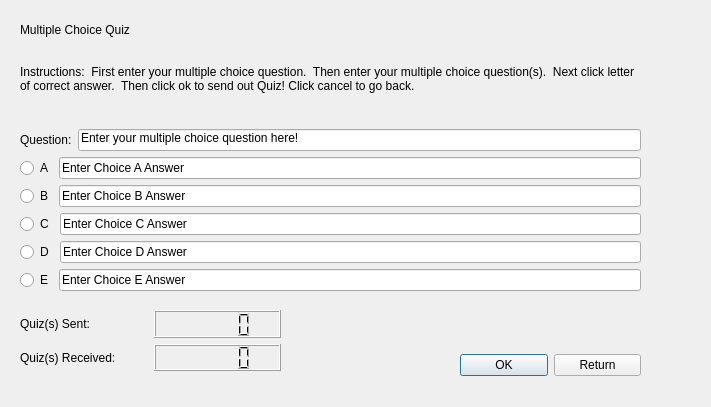
<?xml version="1.0" encoding="UTF-8"?>
<ui version="4.0">
 <class>MultipleChoiceQuiz</class>
 <widget class="QDialog" name="MultipleChoiceQuiz">
  <property name="geometry">
   <rect>
    <x>0</x>
    <y>0</y>
    <width>711</width>
    <height>407</height>
   </rect>
  </property>
  <property name="windowTitle">
   <string>Dialog</string>
  </property>
  <widget class="QWidget" name="layoutWidget">
   <property name="geometry">
    <rect>
     <x>20</x>
     <y>0</y>
     <width>621</width>
     <height>291</height>
    </rect>
   </property>
   <layout class="QVBoxLayout" name="verticalLayout_4">
    <item>
     <layout class="QVBoxLayout" name="verticalLayout_3">
      <item>
       <widget class="QLabel" name="multipleChoiceQuizLabel">
        <property name="text">
         <string>Multiple Choice Quiz</string>
        </property>
       </widget>
      </item>
      <item>
       <widget class="QLabel" name="instructionLabel">
        <property name="text">
         <string>Instructions:  First enter your multiple choice question.  Then enter your multiple choice question(s).  Next click letter of correct answer.  Then click ok to send out Quiz! Click cancel to go back.</string>
        </property>
        <property name="alignment">
         <set>Qt::AlignLeading|Qt::AlignLeft|Qt::AlignTop</set>
        </property>
        <property name="wordWrap">
         <bool>true</bool>
        </property>
       </widget>
      </item>
     </layout>
    </item>
    <item>
     <layout class="QVBoxLayout" name="verticalLayout_2">
      <item>
       <layout class="QHBoxLayout" name="horizontalLayout_6">
        <item>
         <widget class="QLabel" name="questionLabel">
          <property name="text">
           <string>Question:</string>
          </property>
         </widget>
        </item>
        <item>
         <widget class="QLineEdit" name="multipleChoiceQuestionLineEdit">
          <property name="text">
           <string>Enter your multiple choice question here!</string>
          </property>
          <property name="alignment">
           <set>Qt::AlignLeading|Qt::AlignLeft|Qt::AlignTop</set>
          </property>
          <property name="clearButtonEnabled">
           <bool>false</bool>
          </property>
         </widget>
        </item>
       </layout>
      </item>
      <item>
       <layout class="QVBoxLayout" name="verticalLayout">
        <item>
         <layout class="QHBoxLayout" name="horizontalLayout_5">
          <item>
           <widget class="QRadioButton" name="choiceARadioButton">
            <property name="text">
             <string>A</string>
            </property>
           </widget>
          </item>
          <item>
           <widget class="QLineEdit" name="choiceALineEdit">
            <property name="text">
             <string>Enter Choice A Answer</string>
            </property>
           </widget>
          </item>
         </layout>
        </item>
        <item>
         <layout class="QHBoxLayout" name="horizontalLayout_4">
          <item>
           <widget class="QRadioButton" name="choiceBRadioButton">
            <property name="text">
             <string>B</string>
            </property>
           </widget>
          </item>
          <item>
           <widget class="QLineEdit" name="choiceBLineEdit">
            <property name="text">
             <string>Enter Choice B Answer</string>
            </property>
           </widget>
          </item>
         </layout>
        </item>
        <item>
         <layout class="QHBoxLayout" name="horizontalLayout_3">
          <item>
           <widget class="QRadioButton" name="choiceCRadioButton">
            <property name="text">
             <string>C</string>
            </property>
           </widget>
          </item>
          <item>
           <widget class="QLineEdit" name="choiceCLineEdit">
            <property name="text">
             <string>Enter Choice C Answer</string>
            </property>
           </widget>
          </item>
         </layout>
        </item>
        <item>
         <layout class="QHBoxLayout" name="horizontalLayout_2">
          <item>
           <widget class="QRadioButton" name="choiceDRadioButton">
            <property name="text">
             <string>D</string>
            </property>
           </widget>
          </item>
          <item>
           <widget class="QLineEdit" name="choiceDLineEdit">
            <property name="text">
             <string>Enter Choice D Answer</string>
            </property>
           </widget>
          </item>
         </layout>
        </item>
        <item>
         <layout class="QHBoxLayout" name="horizontalLayout">
          <item>
           <widget class="QRadioButton" name="choiceERadioButton">
            <property name="text">
             <string>E</string>
            </property>
           </widget>
          </item>
          <item>
           <widget class="QLineEdit" name="choiceELineEdit">
            <property name="text">
             <string>Enter Choice E Answer</string>
            </property>
           </widget>
          </item>
         </layout>
        </item>
       </layout>
      </item>
     </layout>
    </item>
   </layout>
  </widget>
  <widget class="QWidget" name="layoutWidget">
   <property name="geometry">
    <rect>
     <x>460</x>
     <y>350</y>
     <width>181</width>
     <height>31</height>
    </rect>
   </property>
   <layout class="QHBoxLayout" name="horizontalLayout_7">
    <item>
     <widget class="QPushButton" name="okPushButton">
      <property name="text">
       <string>OK</string>
      </property>
     </widget>
    </item>
    <item>
     <widget class="QPushButton" name="returnPushButton">
      <property name="text">
       <string>Return</string>
      </property>
     </widget>
    </item>
   </layout>
  </widget>
  <widget class="QWidget" name="">
   <property name="geometry">
    <rect>
     <x>20</x>
     <y>310</y>
     <width>261</width>
     <height>61</height>
    </rect>
   </property>
   <layout class="QVBoxLayout" name="verticalLayout_5">
    <item>
     <layout class="QHBoxLayout" name="horizontalLayout_9">
      <item>
       <widget class="QLabel" name="quizSentLabel">
        <property name="text">
         <string>Quiz(s) Sent:</string>
        </property>
       </widget>
      </item>
      <item>
       <widget class="QLCDNumber" name="quizSentLcdNumber"/>
      </item>
     </layout>
    </item>
    <item>
     <layout class="QHBoxLayout" name="horizontalLayout_8">
      <item>
       <widget class="QLabel" name="quizReceivedLabel">
        <property name="text">
         <string>Quiz(s) Received:</string>
        </property>
       </widget>
      </item>
      <item>
       <widget class="QLCDNumber" name="quizReceivedLcdNumber"/>
      </item>
     </layout>
    </item>
   </layout>
  </widget>
 </widget>
 <resources/>
 <connections>
  <connection>
   <sender>returnPushButton</sender>
   <signal>clicked()</signal>
   <receiver>MultipleChoiceQuiz</receiver>
   <slot>close()</slot>
   <hints>
    <hint type="sourcelabel">
     <x>587</x>
     <y>398</y>
    </hint>
    <hint type="destinationlabel">
     <x>594</x>
     <y>417</y>
    </hint>
   </hints>
  </connection>
 </connections>
</ui>
